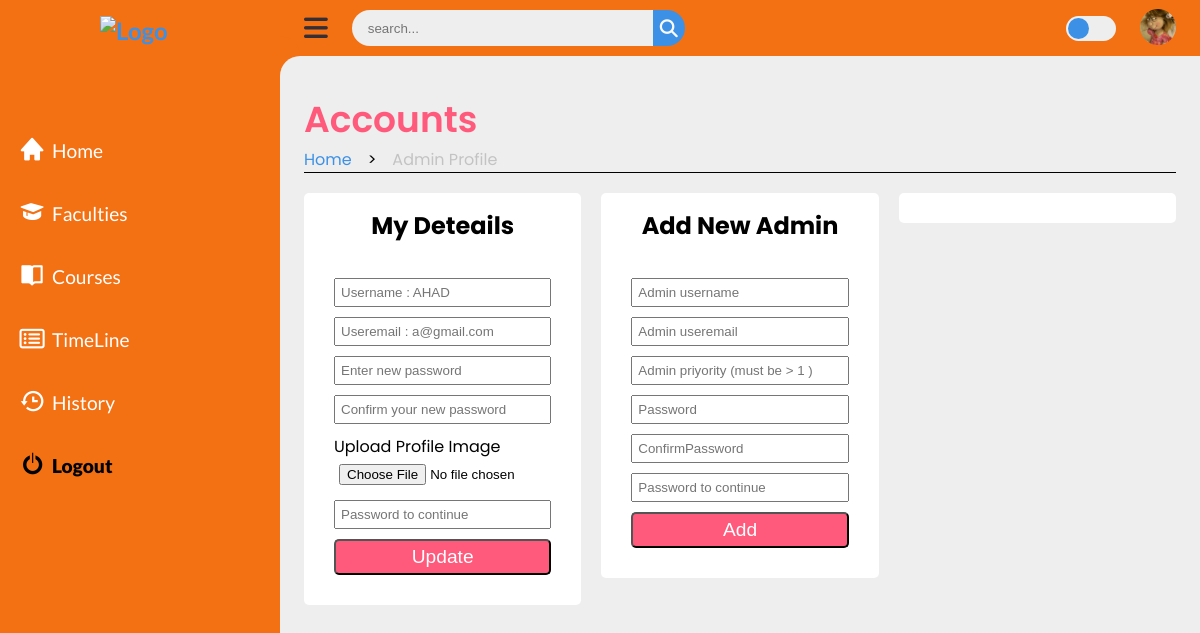
Page /accounts/account.php (signed in) on the committed database.
### tables this page shows
CREATE TABLE `accounts` (
  `ac_id` int(2) NOT NULL,
  `username` varchar(35) NOT NULL,
  `useremail` varchar(50) NOT NULL,
  `userpassword` varchar(255) NOT NULL,
  `priority` int(3) NOT NULL,
  `img` varchar(255) NOT NULL
);

### accounts/fetch_info_BE.php (called while the page is built, shortened)
<?php
    include('/xampp/htdocs/web_Progrmming_project/db_con.php');
    if (isset($_SESSION['ac_id']) && isset($_SESSION['prior'])) {
        $ac_id = $_SESSION['ac_id'];
        $prior = $_SESSION['prior'];
        $sql = "SELECT username, useremail, img FROM accounts WHERE ac_id = $ac_id AND priority = $prior";
        $result = mysqli_query($con, $sql);
            if (mysqli_num_rows($result) == 1) {
                $row = mysqli_fetch_array($result);
                $username = $row['username'];
                $useremail = $row['useremail'];
                $img = $row['img'];
            } else {
                $_SESSION['red'] = "Warning: Failed to fetch data";
                exit(0);
            }
        } else {
            $_SESSION['red'] = "Warning: Please Login First";
            header("Location: /log_Sign/Login.php");
            exit(0);
    }
?>

### accounts/account.php (the view, shortened to what this page needs)
<?php
    include('/xampp/htdocs/web_Progrmming_project/accounts/fetch_info_BE.php');
?>
<!DOCTYPE html>
<html lang="en">
  <head>
    <link rel="stylesheet" href="https://cdnjs.cloudflare.com/ajax/libs/font-awesome/6.4.0/css/all.min.css"/>
    <link href="https://cdn.jsdelivr.net/npm/remixicon@3.5.0/fonts/remixicon.css" rel="stylesheet"/>
    <link rel="stylesheet" href="https://cdn.jsdelivr.net/npm/swiper@10/swiper-bundle.min.css"/>
    <link href='https://unpkg.com/boxicons@2.1.4/css/boxicons.min.css' rel='stylesheet'>
    <link rel="stylesheet" href="/accounts/account.css">
  </head>
  <body>
    <section class="sidebar">
            <a href="" class="logo">
                <img src="" alt="Logo" />
            </a>
            <ul class="side-menu top">
                <li>
                <a href="/home/Home.php" class="nav-link">
                    <i style="font-size: 1.7rem;" class='bx bxs-home' ></i>
                    <span class="text">Home</span>
                </a>
                </li>
                <li>
                <a href="#" class="nav-link">
                    <i style="font-size: 1.7rem;" class='bx bxs-graduation' ></i>
                    <span class="text">Faculties</span>
                </a>
                </li>
                <li>
                <a href="#" class="nav-link">
                    <i style="font-size: 1.6rem;" class='bx bxs-book-open'></i>
                    <span class="text">Courses</span>
                </a>
                </li>
                <li>
                <a href="#" class="nav-link">
                    <i style="font-size: 1.4rem;" class="fa-regular fa-rectangle-list"></i>
                    <span class="text">TimeLine</span>
                </a>
                </li>
                <li>
                    <a href="/history/history.php" class="nav-link">
                        <i style="font-size: 1.7rem;" class='bx bx-history' ></i>
                        <span class="text">History</span>
                    </a>
                </li>
                <li>
                <a href="#" class="logout">
                    <i style="font-size: 1.7rem; font-weight:900;" class='bx bx-power-off' ></i>
                    <span class="text">Logout</span>
                </a>
                </li>
            </ul>
        </section>
    <section class="content">
        <nav class="e">
            <i class="fas fa-bars menu-btn"></i>
            <form action="#">
                <div class="form-input">
                    <input type="search" placeholder="search..." />
                    <button class="search-btn">
                    <i class="fas fa-search search-icon"></i>
                    </button>
                </div>
            </form>
            <label for="switch-mode" class="switch-mode"></label>
            <a href="#" class="profile"><img src="<?php echo $img ?>" alt="profile"/></a>
        </nav>
      <main>
        <div class="head-title">
            <div class="left">
                <h1>Accounts</h1>
                <ul class="breadcrumb">
                    <li><a class="active" href="/home/Home.php">Home</a></li>
                    <li>></li>
                    <li><a href="#">Admin Profile</a></li>
				</ul>
            </div>
        </div>
        <div class="container">
            <div class="box st">
                <h1>My Deteails</h1>
                <form action="/accounts/update_info_BE.php" method="POST" enctype="multipart/form-data">
                    <input type="text" name="username" placeholder="<?php echo 'Username : '.$username ?>">
                    <input type="email" name="useremail" placeholder="<?php echo 'Useremail : '.$useremail ?>">
                    <input type="password" name="newpass" placeholder="Enter new password">
                    <input type="password" name="re-pass" placeholder="Confirm your new password">Upload Profile Image
                    <input type="file" name="image" accept="image/*">
                    <input type="password" name="userpassword" placeholder="Password to continue" required>
                    <button type="submit" name="submit1">Update</button>
                </form>
            </div>
            <div class="box st">
                <h1>Add New Admin</h1>
                <form action="/accounts/add_admin_BE.php" method="POST" enctype="multipart/form-data">
                    <input type="text" name="username" placeholder="Admin username" required>
                    <input type="email" name="useremail" placeholder="Admin useremail" required>
                    <input type="text" name="priority" placeholder="Admin priyority <?php echo '(must be > '.$prior.' )' ?>" required>
                    <input type="password" name="Password" placeholder="Password" required>
                    <input type="password" name="ConfirmPassword" placeholder="ConfirmPassword" required>
                    <input type="password" name="userpassword" placeholder="Password to continue" required>
                    <button type="submit" name="submit2">Add</button>
                </form>
            </div>
            <div class="box st st">
            </div>
        </div>
      </main>
    </section>
  </body>
</html>

### rows in the picture
accounts: img (picture), username "Username : AHAD", useremail "Useremail : a@gmail.com"
